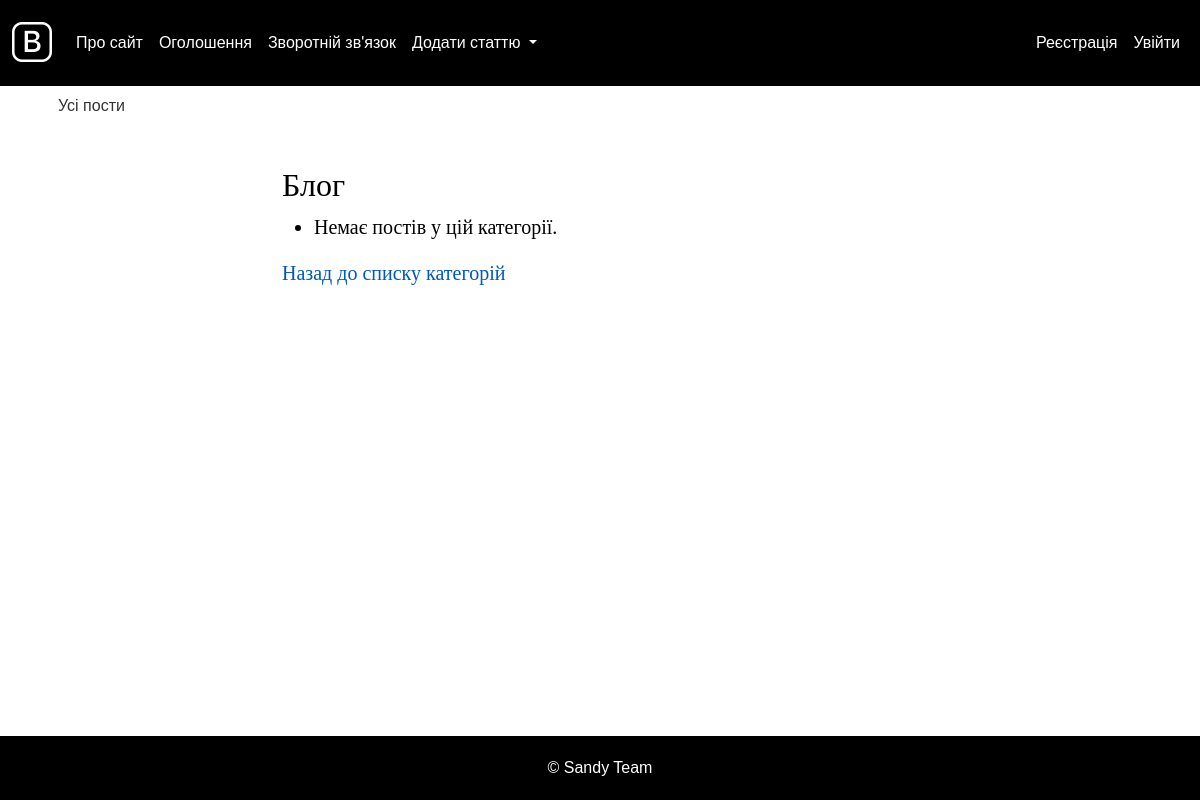
/category/3/posts/, run on an earlier commit of the app's database.
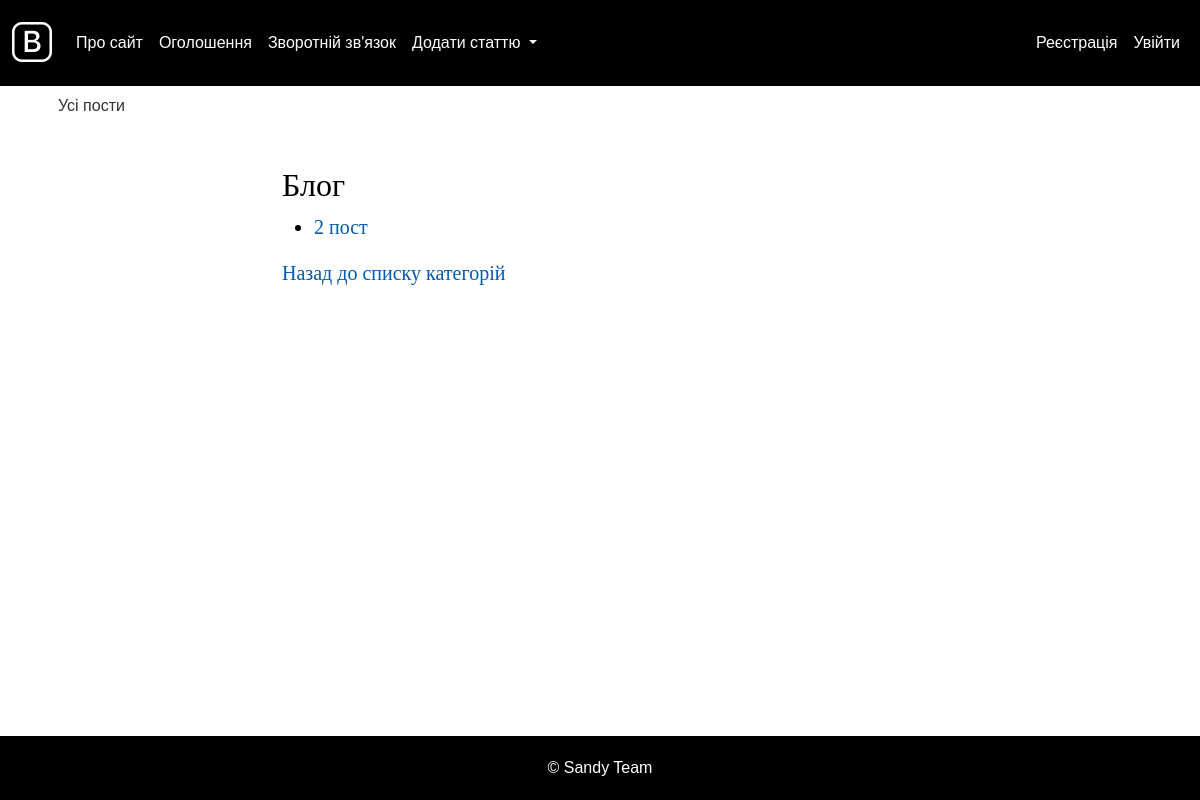
And on a later commit of the database.
### blog/models.py (models this page shows, shortened)
class Blog(models.Model):
    DRAFT = 'draft'
    PUBLISHED = 'published'
    STATUS_CHOICES = [
        (DRAFT, 'Чернетка'),
        (PUBLISHED, 'Опублікована'),
    ]
    title = models.CharField(max_length=255, verbose_name="Заголовок")
    slug = models.SlugField(max_length=255, unique=True, verbose_name="URL")
    content = models.TextField(blank=True, verbose_name="Текст статті")
    photo = models.ImageField(upload_to="photos/%Y/%m/%d/", verbose_name="Фото", blank=True, null=True)
    video = models.FileField(upload_to='videos/%Y/%m/%d/', verbose_name="Відео", blank=True, null=True)
    time_create = models.DateTimeField(auto_now_add=True, verbose_name="Час створення")
    time_update = models.DateTimeField(auto_now=True, verbose_name="Час оновлення")
    status = models.CharField(max_length=10, choices=STATUS_CHOICES, default=DRAFT, verbose_name="Статус")
    cat = models.ForeignKey('Category', on_delete=models.PROTECT, verbose_name="Категорія")
    author = models.ForeignKey(settings.AUTH_USER_MODEL, on_delete=models.CASCADE, related_name='posts', verbose_name="Автор", null=True)
    likes = models.ManyToManyField(settings.AUTH_USER_MODEL, related_name='liked_posts', blank=True, verbose_name="Лайки", through='PostLike')
    dislikes = models.ManyToManyField(settings.AUTH_USER_MODEL, related_name='disliked_posts', blank=True, verbose_name="Дизлайки", through='PostDislike')
    tags = TaggableManager()
    class Meta:
        verbose_name = 'Запис блогу'
        verbose_name_plural = 'Записи блогу'
        ordering = ['id']

### blog/views.py (the view)
# urls.py: path('category/<int:pk>/posts/', category_posts, name='category_posts'),
def category_posts(request, pk):
    category = get_object_or_404(Category, pk=pk)
    posts = Blog.objects.filter(cat=category, status='published')
    return render(request, 'category_posts.html', {'category': category, 'posts': posts})

### blog/templates/category_posts.html
{% extends 'base.html' %}
{% block content %}
<h2>{{ category.name }}</h2>
<ul>
    {% for post in posts %}
        <li>
            <a href="{% url 'post' post.slug %}">{{ post.title }}</a>
        </li>
    {% empty %}
        <li>Немає постів у цій категорії.</li>
    {% endfor %}
</ul>
<a href="{% url 'category_list' %}">Назад до списку категорій</a>
{% endblock %}

What changed in the data, as far as the page shows it:
added Blog: title "2 пост"
Also different on the page:
text no longer shown: "Немає постів у цій категорії."
